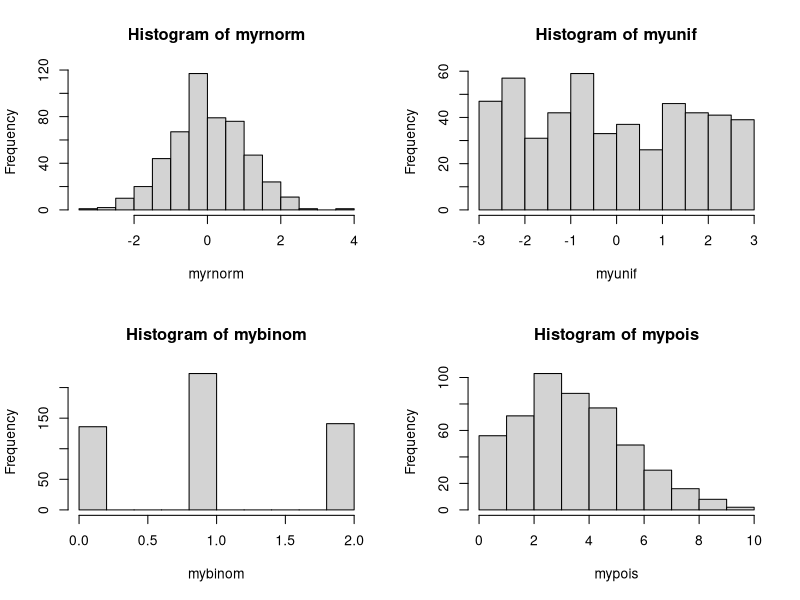
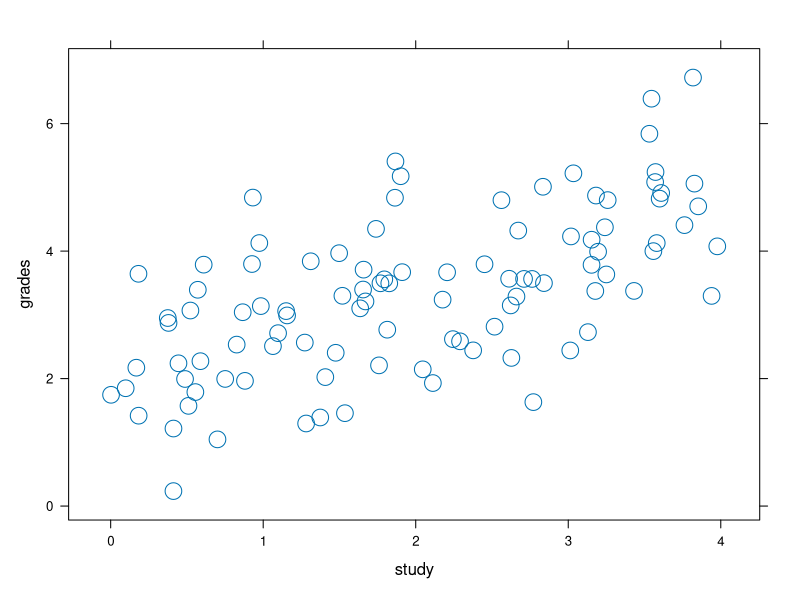

These figures' R source, in order:
set.seed(1)
myrnorm = rnorm(500, mean = 0, sd = 1)
myunif = runif(500, min = -3, max = 3)
mybinom = rbinom(500, size = 2, prob = .5)
mypois = rpois(500, lambda = 4)
par(mfrow=c(2,2))
hist(myrnorm); hist(myunif); hist(mybinom); hist(mypois)


set.seed(123)
study = runif(100, min = 0, max = 4)
deterministic = 2 + .7*study
stochastic = rnorm(100, 0, 1)
grades = deterministic + stochastic

library(lattice)
xyplot(grades ~ study, cex = 2)
myreg = lm(grades ~ study)
myreg